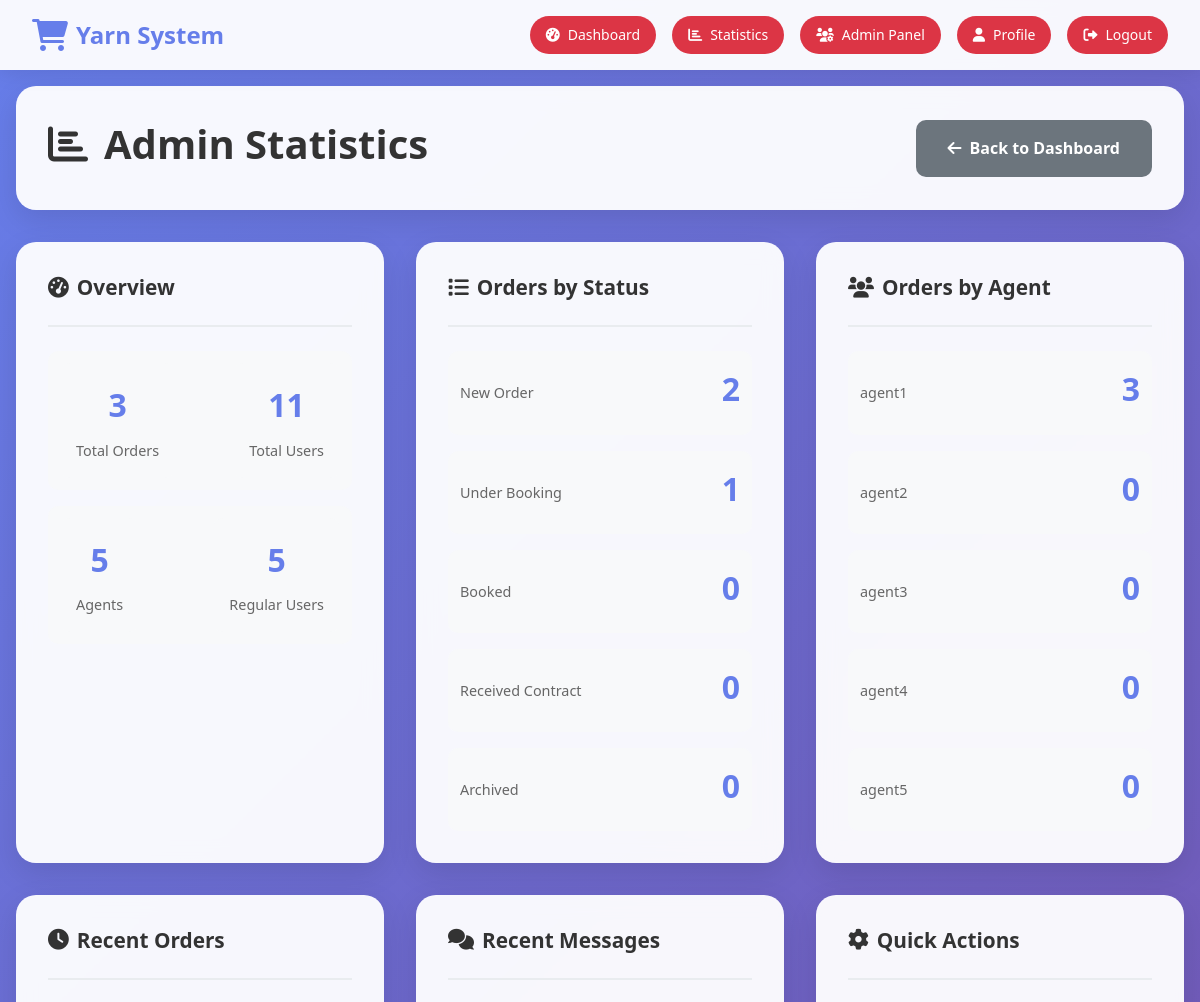
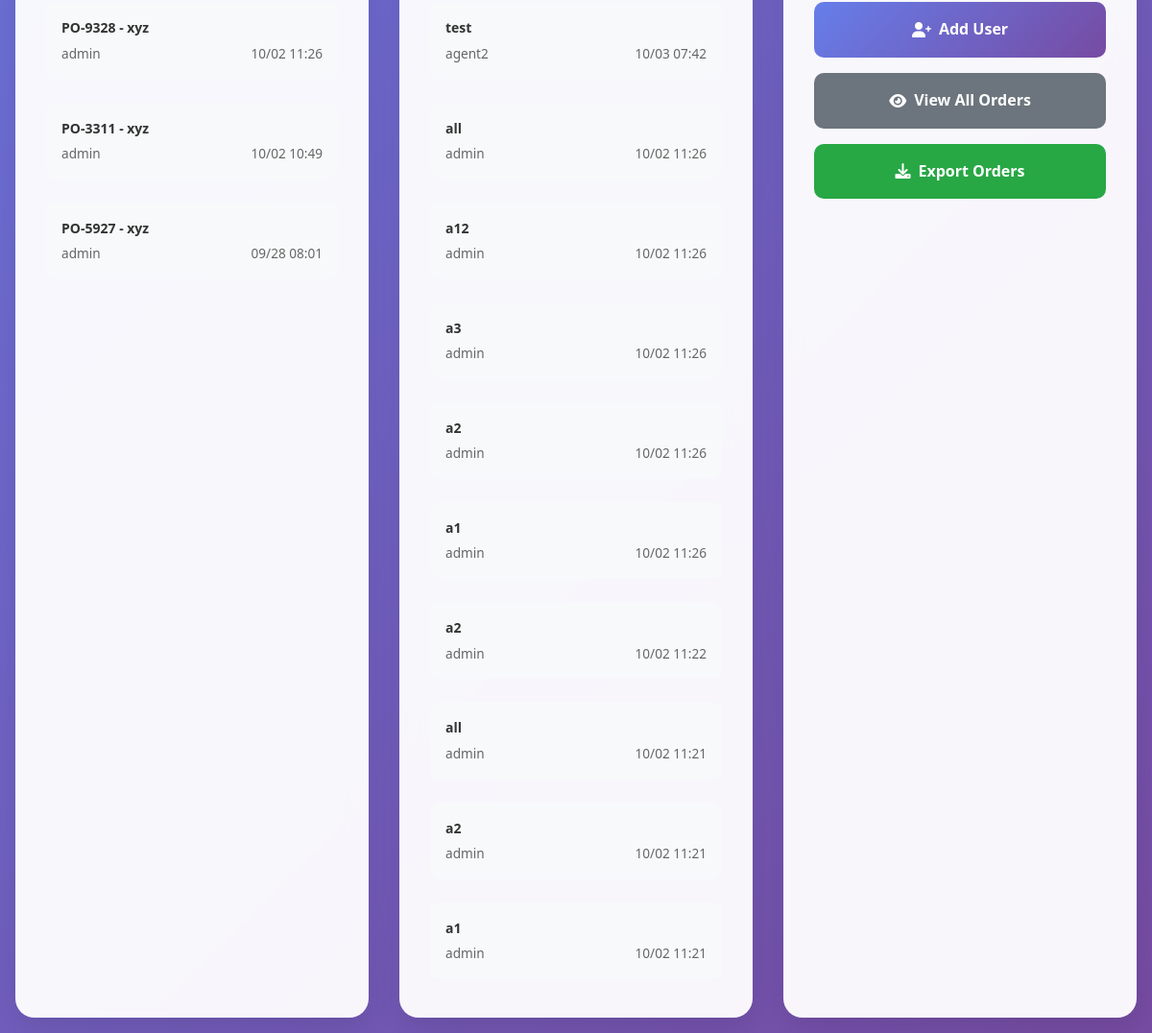
Screenshot of /admin_stats (signed in) with the database file from the repository (2 pictures, top to bottom).
### app.py (models this page shows)
class Order(db.Model):
    id = db.Column(db.Integer, primary_key=True)
    order_id = db.Column(db.String(50), unique=True, nullable=False)  # e.g., PO-1052
    customer_name = db.Column(db.String(200), nullable=False)
    yarn_type = db.Column(db.String(100), nullable=False)
    quantity_kg = db.Column(db.Float, nullable=False)
    startup_date = db.Column(db.Date, nullable=False)
    order_type = db.Column(db.String(20), nullable=False)  # Local / Export
    amount_usd = db.Column(db.Float, nullable=False)
    status = db.Column(db.String(50), nullable=False, default='New Order')
    created_by = db.Column(db.Integer, db.ForeignKey('user.id'), nullable=False)
    assigned_agent = db.Column(db.Integer, db.ForeignKey('user.id'))  # Primary agent
    created_at = db.Column(db.DateTime, default=datetime.utcnow)
    updated_at = db.Column(db.DateTime, default=datetime.utcnow, onupdate=datetime.utcnow)
    creator = db.relationship('User', foreign_keys=[created_by], backref='created_orders')
    agent = db.relationship('User', foreign_keys=[assigned_agent], backref='assigned_orders')

class User(db.Model):
    id = db.Column(db.Integer, primary_key=True)
    username = db.Column(db.String(80), unique=True, nullable=False)
    email = db.Column(db.String(120), unique=True, nullable=False)
    password_hash = db.Column(db.String(120), nullable=False)
    role = db.Column(db.String(20), nullable=False)  # admin, agent, user
    created_at = db.Column(db.DateTime, default=datetime.utcnow)
    is_active = db.Column(db.Boolean, default=True)

class ChatMessage(db.Model):
    id = db.Column(db.Integer, primary_key=True)
    order_id = db.Column(db.Integer, db.ForeignKey('order.id'), nullable=False)
    sender_id = db.Column(db.Integer, db.ForeignKey('user.id'), nullable=False)
    message = db.Column(db.Text, nullable=False)
    created_at = db.Column(db.DateTime, default=datetime.utcnow)
    order = db.relationship('Order', backref='chat_messages')
    sender = db.relationship('User', foreign_keys=[sender_id], backref='sent_messages')
    tagged_agents = db.relationship('ChatTag', backref='message', cascade='all, delete-orphan')

### app.py (the view)
@app.route('/admin_stats')
def admin_stats():
    if 'user_id' not in session:
        return redirect(url_for('login'))
    user = User.query.get(session['user_id'])
    if user.role != 'admin':
        flash('Access denied. Admin privileges required.', 'error')
        return redirect(url_for('dashboard'))
    total_orders = Order.query.count()
    total_users = User.query.count()
    total_agents = User.query.filter_by(role='agent').count()
    total_admins = User.query.filter_by(role='admin').count()
    total_regular_users = User.query.filter_by(role='user').count()
    orders_by_status = {}
    for status in ORDER_STATUSES.keys():
        count = Order.query.filter_by(status=status).count()
        orders_by_status[status] = count
    orders_by_agent = {}
    for agent in User.query.filter_by(role='agent').all():
        count = Order.query.filter_by(assigned_agent=agent.id).count()
        orders_by_agent[agent.username] = count
    total_revenue = db.session.query(db.func.sum(Order.amount_usd)).scalar() or 0
    local_revenue = db.session.query(db.func.sum(Order.amount_usd)).filter_by(order_type='Local').scalar() or 0
    export_revenue = db.session.query(db.func.sum(Order.amount_usd)).filter_by(order_type='Export').scalar() or 0
    recent_orders = Order.query.order_by(Order.created_at.desc()).limit(10).all()
    recent_messages = ChatMessage.query.order_by(ChatMessage.created_at.desc()).limit(10).all()
    return render_template('admin_stats.html',
                         user=user,
                         total_orders=total_orders,
                         total_users=total_users,
                         total_agents=total_agents,
                         total_admins=total_admins,
                         total_regular_users=total_regular_users,
                         orders_by_status=orders_by_status,
                         orders_by_agent=orders_by_agent,
                         total_revenue=total_revenue,
                         local_revenue=local_revenue,
                         export_revenue=export_revenue,
                         recent_orders=recent_orders,
                         recent_messages=recent_messages)

### templates/admin_stats.html (shortened to what this page needs)
{% extends "base.html" %}
{% block content %}
<div class="admin-stats-container">
    <div class="stats-header">
        <h1><i class="fas fa-chart-bar"></i> Admin Statistics</h1>
        <div class="stats-actions">
            <a href="{{ url_for('dashboard') }}" class="btn btn-secondary">
                <i class="fas fa-arrow-left"></i>
                Back to Dashboard
            </a>
        </div>
    </div>
    <div class="stats-grid">
        <div class="stats-card">
            <div class="stats-card-header">
                <h3><i class="fas fa-tachometer-alt"></i> Overview</h3>
            </div>
            <div class="stats-card-content">
                <div class="stat-row">
                    <div class="stat-item">
                        <div class="stat-number">{{ total_orders }}</div>
                        <div class="stat-label">Total Orders</div>
                    </div>
                    <div class="stat-item">
                        <div class="stat-number">{{ total_users }}</div>
                        <div class="stat-label">Total Users</div>
                    </div>
                </div>
                <div class="stat-row">
                    <div class="stat-item">
                        <div class="stat-number">{{ total_agents }}</div>
                        <div class="stat-label">Agents</div>
                    </div>
                    <div class="stat-item">
                        <div class="stat-number">{{ total_regular_users }}</div>
                        <div class="stat-label">Regular Users</div>
                    </div>
                </div>
            </div>
        </div>
        <div class="stats-card">
            <div class="stats-card-header">
                <h3><i class="fas fa-list"></i> Orders by Status</h3>
            </div>
            <div class="stats-card-content">
                {% for status, count in orders_by_status.items() %}
                <div class="stat-row">
                    <div class="stat-label">{{ status }}</div>
                    <div class="stat-number">{{ count }}</div>
                </div>
                {% endfor %}
            </div>
        </div>
        <div class="stats-card">
            <div class="stats-card-header">
                <h3><i class="fas fa-users"></i> Orders by Agent</h3>
            </div>
            <div class="stats-card-content">
                {% for agent_name, count in orders_by_agent.items() %}
                <div class="stat-row">
                    <div class="stat-label">{{ agent_name }}</div>
                    <div class="stat-number">{{ count }}</div>
                </div>
                {% endfor %}
            </div>
        </div>
        <div class="stats-card">
            <div class="stats-card-header">
                <h3><i class="fas fa-clock"></i> Recent Orders</h3>
            </div>
            <div class="stats-card-content">
                {% for order in recent_orders %}
                <div class="recent-item">
                    <div class="recent-title">{{ order.order_id }} - {{ order.customer_name }}</div>
                    <div class="recent-meta">
                        <span class="recent-creator">{{ order.creator.username }}</span>
                        <span class="recent-time">{{ order.created_at.strftime('%m/%d %H:%M') }}</span>
                    </div>
                </div>
                {% endfor %}
            </div>
        </div>
        <div class="stats-card">
            <div class="stats-card-header">
                <h3><i class="fas fa-comments"></i> Recent Messages</h3>
            </div>
            <div class="stats-card-content">
                {% for message in recent_messages %}
                <div class="recent-item">
                    <div class="recent-title">{{ message.message[:50] }}{% if message.message|length > 50 %}...{% endif %}</div>
                    <div class="recent-meta">
                        <span class="recent-creator">{{ message.sender.username }}</span>
                        <span class="recent-time">{{ message.created_at.strftime('%m/%d %H:%M') }}</span>
                    </div>
                </div>
                {% endfor %}
            </div>
        </div>
        <div class="stats-card">
            <div class="stats-card-header">
                <h3><i class="fas fa-cog"></i> Quick Actions</h3>
            </div>
            <div class="stats-card-content">
                <div class="quick-actions">
                    <a href="{{ url_for('register') }}" class="btn btn-primary">
                        <i class="fas fa-user-plus"></i>
                        Add User
                    </a>
                    <a href="{{ url_for('dashboard') }}" class="btn btn-secondary">
                        <i class="fas fa-eye"></i>
                        View All Orders
                    </a>
                    <a href="{{ url_for('export_orders') }}" class="btn btn-success">
                        <i class="fas fa-download"></i>
                        Export Orders
                    </a>
                </div>
            </div>
        </div>
    </div>
</div>
{% endblock %}

### static/css/style.css (style rules this page uses)
* { margin: 0; padding: 0; box-sizing: border-box; }
body { font-family: 'Segoe UI', Tahoma, Geneva, Verdana, sans-serif; background: linear-gradient(135deg, #667eea 0%, #764ba2 100%); min-height: 100vh; color: #333; font-size: 14px; line-height: 1.6; }
h1, h2, h3, h4, h5, h6 { font-weight: 600; line-height: 1.3; margin-bottom: 0.5rem; }
h1 { font-size: 2rem; }
h3 { font-size: 1.5rem; }
.btn { display: inline-flex; align-items: center; gap: 0.5rem; padding: 0.75rem 1.5rem; border: none; border-radius: 8px; font-size: 0.9rem; font-weight: 600; text-decoration: none; cursor: pointer; transition: all 0.3s ease; white-space: nowrap; }
.btn-primary { background: linear-gradient(135deg, #667eea 0%, #764ba2 100%); color: white; }
.btn-secondary { background: #6c757d; color: white; }
.btn-success { background: #28a745; color: white; }
.btn { padding: 1rem 2rem; border: none; border-radius: 10px; font-size: 1rem; font-weight: 600; cursor: pointer; transition: all 0.3s ease; display: inline-flex; align-items: center; gap: 0.5rem; text-decoration: none; justify-content: center; }
.stats-grid { display: grid; grid-template-columns: repeat(auto-fit, minmax(250px, 1fr)); gap: 1.5rem; }
.stat-item { text-align: center; padding: 1rem; background: #f8f9fa; border-radius: 10px; }
.stat-number { font-size: 2rem; font-weight: bold; color: #667eea; margin-bottom: 0.5rem; }
.stat-label { font-size: 0.9rem; color: #666; }
.admin-stats-container { max-width: 1200px; margin: 0 auto; }
.stats-header { display: flex; justify-content: space-between; align-items: center; margin-bottom: 2rem; background: rgba(255, 255, 255, 0.95); backdrop-filter: blur(10px); padding: 2rem; border-radius: 20px; box-shadow: 0 10px 30px rgba(0, 0, 0, 0.1); }
.stats-header h1 { font-size: 2.5rem; color: #333; display: flex; align-items: center; gap: 1rem; }
.stats-grid { display: grid; grid-template-columns: repeat(auto-fit, minmax(300px, 1fr)); gap: 2rem; }
.stats-card { background: rgba(255, 255, 255, 0.95); backdrop-filter: blur(10px); border-radius: 20px; padding: 2rem; box-shadow: 0 10px 30px rgba(0, 0, 0, 0.1); transition: all 0.3s ease; }
.stats-card-header { margin-bottom: 1.5rem; padding-bottom: 1rem; border-bottom: 2px solid #e9ecef; }
.stats-card-header h3 { font-size: 1.3rem; color: #333; display: flex; align-items: center; gap: 0.5rem; }
.stats-card-content { display: flex; flex-direction: column; gap: 1rem; }
.stat-row { display: flex; justify-content: space-between; align-items: center; padding: 0.75rem; background: #f8f9fa; border-radius: 10px; }
.stat-row .stat-item { display: flex; flex-direction: column; align-items: center; text-align: center; }
.recent-item { padding: 1rem; background: #f8f9fa; border-radius: 10px; margin-bottom: 0.5rem; }
.recent-title { font-weight: 600; color: #333; margin-bottom: 0.25rem; }
.recent-meta { display: flex; justify-content: space-between; font-size: 0.85rem; color: #666; }
.recent-creator { font-weight: 500; }
.quick-actions { display: flex; flex-direction: column; gap: 1rem; }

### rows the page displays
Order: status "Under Booking", created_by "1", order_id "PO-9328", customer_name "xyz", creator.username "admin", created_at "10/02 11:26"
User: username "agent1", count "3"
User: username "agent2", count "0"
User: username "agent3", count "0"
User: username "agent4", count "0"
User: username "agent5", count "0"
Order: order_id "PO-3311", customer_name "xyz", creator.username "admin", created_at "10/02 10:49"
Order: order_id "PO-5927", customer_name "xyz", creator.username "admin", created_at "09/28 08:01"
ChatMessage: message "test", sender.username "agent2", created_at "10/03 07:42"
ChatMessage: message "all", sender.username "admin", created_at "10/02 11:26"
ChatMessage: message "a12", sender.username "admin", created_at "10/02 11:26"
ChatMessage: message "a3", sender.username "admin", created_at "10/02 11:26"
ChatMessage: message "a2", sender.username "admin", created_at "10/02 11:26"
ChatMessage: message "a1", sender.username "admin", created_at "10/02 11:26"
ChatMessage: message "a2", sender.username "admin", created_at "10/02 11:22"
ChatMessage: message "all", sender.username "admin", created_at "10/02 11:21"
ChatMessage: message "a2", sender.username "admin", created_at "10/02 11:21"
ChatMessage: message "a1", sender.username "admin", created_at "10/02 11:21"

### other values shown
{{ total_orders }} "3"
{{ total_users }} "11"
{{ total_agents }} "5"
{{ total_regular_users }} "5"
{{ status }} "New Order" "Booked" "Received Contract" "Archived"
{{ count }} "2" "0" "0" "0"
